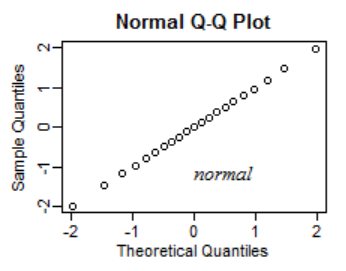
#> input picture Statistics & Probability/Skew/Detect Skew/images/no_skew_qq.png, 346 x 271 px, found by its file name
$ jupyter execute --allow-errors 'qq plot.ipynb'
#> lines starting #> are read from the running program, lines starting #| are printed output that depends on the picture
1. [Q-Q Plot](#q-q-plot)

#### Q-Q Plot:
- it is a plot used to compare skewness in a dataset
- compares the sample normal distribution quantiles from a dataset vs the theoritical standard normal distribution quantile
- its often used with numerical continuous variable

- Q-Q Plot with no skew:

[cell 1]
from PIL import Image
from IPython.display import display

img = Image.open('images/no_skew_qq.png')
#> img is the input picture: PIL image 346x271 RGBA; mean R, G, B, A 242.9, 242.8, 242.9, 255
new_image = img.resize((380, 270))
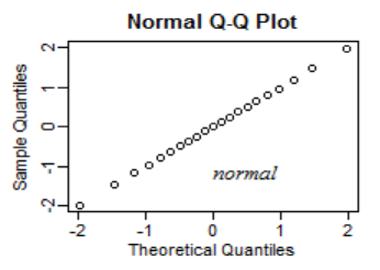
#> new_image: PIL image 380x270 RGBA; mean R, G, B, A 242.8, 242.7, 242.8, 255
display(new_image)

- Q-Q Plot with positive/right skew:

[cell 2]
from PIL import Image
from IPython.display import display

#> (the rest of this cell did not finish here and is left out)

- Q-Q Plot with negative/left skew:

[cell 3]
from PIL import Image
from IPython.display import display

img = Image.open('images/left_skew_qq.png')
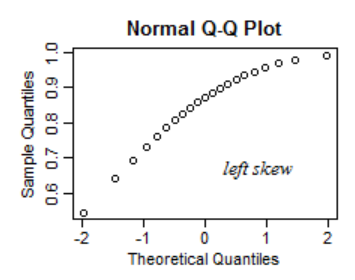
#> input picture Statistics & Probability/Skew/Detect Skew/images/left_skew_qq.png, 355 x 280 px, found by its file name
#> img is the input picture: PIL image 355x280 RGBA; mean R, G, B, A 243.1, 243.1, 243.2, 255
new_image = img.resize((380, 270))
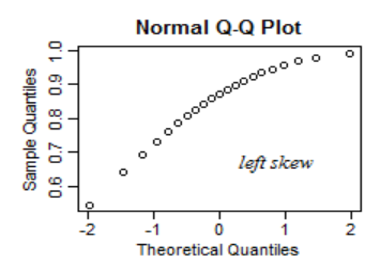
#> new_image: PIL image 380x270 RGBA; mean R, G, B, A 243, 242.9, 243, 255
display(new_image)
